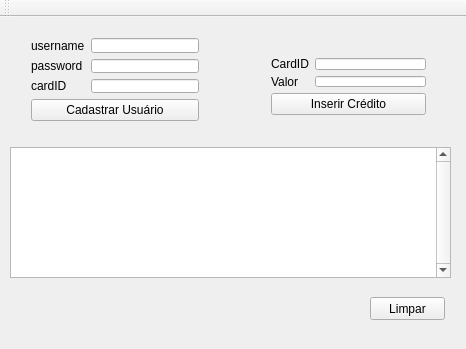
<?xml version="1.0" encoding="UTF-8"?>
<ui version="4.0">
 <class>MainWindow</class>
 <widget class="QMainWindow" name="MainWindow">
  <property name="geometry">
   <rect>
    <x>0</x>
    <y>0</y>
    <width>466</width>
    <height>349</height>
   </rect>
  </property>
  <property name="windowTitle">
   <string>MainWindow</string>
  </property>
  <widget class="QWidget" name="centralWidget">
   <widget class="QPlainTextEdit" name="plainTextEdit">
    <property name="geometry">
     <rect>
      <x>10</x>
      <y>130</y>
      <width>441</width>
      <height>131</height>
     </rect>
    </property>
    <property name="verticalScrollBarPolicy">
     <enum>Qt::ScrollBarAlwaysOn</enum>
    </property>
    <property name="horizontalScrollBarPolicy">
     <enum>Qt::ScrollBarAsNeeded</enum>
    </property>
    <property name="readOnly">
     <bool>true</bool>
    </property>
   </widget>
   <widget class="QPushButton" name="pushButton">
    <property name="geometry">
     <rect>
      <x>370</x>
      <y>280</y>
      <width>75</width>
      <height>23</height>
     </rect>
    </property>
    <property name="text">
     <string>Limpar</string>
    </property>
   </widget>
   <widget class="QWidget" name="">
    <property name="geometry">
     <rect>
      <x>20</x>
      <y>10</y>
      <width>190</width>
      <height>105</height>
     </rect>
    </property>
    <layout class="QVBoxLayout" name="verticalLayout">
     <item>
      <layout class="QGridLayout" name="gridLayout">
       <item row="0" column="0">
        <widget class="QLabel" name="label">
         <property name="text">
          <string>username</string>
         </property>
        </widget>
       </item>
       <item row="0" column="1">
        <widget class="QLineEdit" name="lineEdit_cadastro_username"/>
       </item>
       <item row="1" column="0">
        <widget class="QLabel" name="label_2">
         <property name="text">
          <string>password</string>
         </property>
        </widget>
       </item>
       <item row="1" column="1">
        <widget class="QLineEdit" name="lineEdit_cadastro_password">
         <property name="inputMethodHints">
          <set>Qt::ImhHiddenText|Qt::ImhNoAutoUppercase|Qt::ImhNoPredictiveText|Qt::ImhSensitiveData</set>
         </property>
         <property name="echoMode">
          <enum>QLineEdit::Password</enum>
         </property>
        </widget>
       </item>
       <item row="2" column="0">
        <widget class="QLabel" name="label_3">
         <property name="text">
          <string>cardID</string>
         </property>
        </widget>
       </item>
       <item row="2" column="1">
        <widget class="QLineEdit" name="lineEdit_cadastro_cardID"/>
       </item>
      </layout>
     </item>
     <item>
      <widget class="QPushButton" name="pushButton_cadastro">
       <property name="text">
        <string>Cadastrar Usuário</string>
       </property>
      </widget>
     </item>
    </layout>
   </widget>
   <widget class="QWidget" name="">
    <property name="geometry">
     <rect>
      <x>260</x>
      <y>30</y>
      <width>177</width>
      <height>79</height>
     </rect>
    </property>
    <layout class="QVBoxLayout" name="verticalLayout_2">
     <item>
      <layout class="QGridLayout" name="gridLayout_2">
       <item row="0" column="0">
        <widget class="QLabel" name="label_4">
         <property name="text">
          <string>CardID</string>
         </property>
        </widget>
       </item>
       <item row="0" column="1">
        <widget class="QLineEdit" name="lineEdit_credito_cardID"/>
       </item>
       <item row="1" column="0">
        <widget class="QLabel" name="label_6">
         <property name="text">
          <string>Valor</string>
         </property>
        </widget>
       </item>
       <item row="1" column="1">
        <widget class="QLineEdit" name="lineEdit_credito_valor"/>
       </item>
      </layout>
     </item>
     <item>
      <widget class="QPushButton" name="pushButton_credito">
       <property name="text">
        <string>Inserir Crédito</string>
       </property>
      </widget>
     </item>
    </layout>
   </widget>
   <zorder>pushButton_cadastro</zorder>
   <zorder>pushButton_credito</zorder>
   <zorder>lineEdit_cadastro_username</zorder>
   <zorder>lineEdit_cadastro_password</zorder>
   <zorder>lineEdit_cadastro_cardID</zorder>
   <zorder>label</zorder>
   <zorder>label_2</zorder>
   <zorder>label_3</zorder>
   <zorder>label_4</zorder>
   <zorder>lineEdit_credito_valor</zorder>
   <zorder>lineEdit_credito_cardID</zorder>
   <zorder>label_6</zorder>
   <zorder>plainTextEdit</zorder>
   <zorder></zorder>
   <zorder>pushButton</zorder>
  </widget>
  <widget class="QToolBar" name="mainToolBar">
   <attribute name="toolBarArea">
    <enum>TopToolBarArea</enum>
   </attribute>
   <attribute name="toolBarBreak">
    <bool>false</bool>
   </attribute>
  </widget>
 </widget>
 <layoutdefault spacing="6" margin="11"/>
 <resources/>
 <connections/>
</ui>
